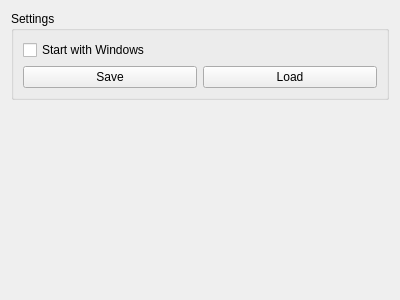
<?xml version="1.0" encoding="UTF-8"?>
<ui version="4.0">
 <class>SettingsView</class>
 <widget class="QWidget" name="SettingsView">
  <property name="geometry">
   <rect>
    <x>0</x>
    <y>0</y>
    <width>400</width>
    <height>300</height>
   </rect>
  </property>
  <property name="windowTitle">
   <string>Form</string>
  </property>
  <layout class="QVBoxLayout" name="verticalLayout">
   <item>
    <widget class="QGroupBox" name="groupBox">
     <property name="title">
      <string>Settings</string>
     </property>
     <layout class="QGridLayout" name="gridLayout">
      <item row="0" column="0">
       <widget class="QCheckBox" name="startWithWindowsCheckBox">
        <property name="text">
         <string>Start with Windows</string>
        </property>
       </widget>
      </item>
      <item row="1" column="0">
       <widget class="QPushButton" name="saveButton">
        <property name="text">
         <string>Save</string>
        </property>
       </widget>
      </item>
      <item row="1" column="1">
       <widget class="QPushButton" name="loadButton">
        <property name="text">
         <string>Load</string>
        </property>
       </widget>
      </item>
     </layout>
    </widget>
   </item>
   <item>
    <spacer name="verticalSpacer">
     <property name="orientation">
      <enum>Qt::Vertical</enum>
     </property>
     <property name="sizeHint" stdset="0">
      <size>
       <width>20</width>
       <height>40</height>
      </size>
     </property>
    </spacer>
   </item>
  </layout>
 </widget>
 <resources/>
 <connections/>
</ui>
